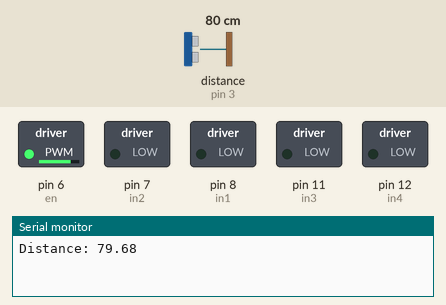
This sketch was run on a simulated Arduino Uno, built with avr-gcc and run on an emulated ATmega328P. Parts: switched loads named in the sketch (green lamp = pin HIGH), the last lines printed to the serial monitor. Wiring (inferred from the names in the program): ultrasonic range finder: trigger pin 2; echo pin 3. The test bench sets the inputs (shaded band); at power-on: distance to the obstacle (sensor on pin 3) 80 cm. The echo pulse lasts 58.3 µs per cm; pins used as bus, display or sensor lines are not drawn. At 1.5 s the program stops and its outputs stay as they are.

Above: at 0.05 s.
At 1.2 s:
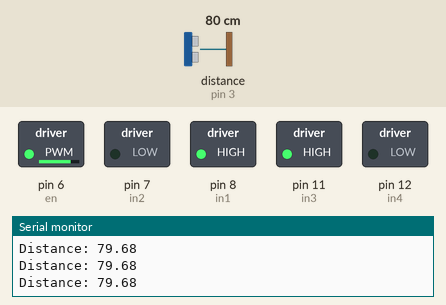
1.3 s: distance to the obstacle (sensor on pin 3) set to 2 cm
At 2.2 s:
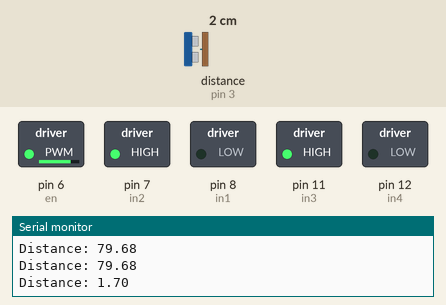
Timing chart, 0 to 3.0 s (numbered marks = the images above; inputs shaded):
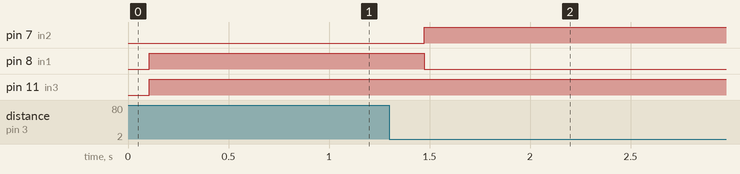

The sketch:

robot_control.ino
```cpp
// Title: Obstacle Avoidance with Ultrasonic Sensor and Motor Control

// Description:
// This code controls a motor using an ultrasonic sensor to detect obstacles.
// When an obstacle is detected within a specified distance, the motor will reverse direction to avoid the obstacle.
// Components used: Ultrasonic sensor (HC-SR04), L298N motor driver, DC motors.

// Pin assignments for ultrasonic sensor and motor driver
const int trigPin = 2;  // Trigger pin for ultrasonic sensor
const int echoPin = 3;  // Echo pin for ultrasonic sensor
int en = 6;             // Enable pin for motor speed control (PWM)
int in1 = 8;            // Input 1 for motor 1
int in2 = 7;            // Input 2 for motor 1
int in3 = 11;           // Input 1 for motor 2
int in4 = 12;           // Input 2 for motor 2

float duration, distance;  // Variables for sensor data

void setup() {
  // Pin modes for the ultrasonic sensor
  pinMode(trigPin, OUTPUT);
  pinMode(echoPin, INPUT);

  // Initialize serial communication at 9600 baud rate
  Serial.begin(9600);

  // Pin modes and initial state for motor control
  pinMode(en, OUTPUT);   // PWM pin for speed control
  pinMode(in1, OUTPUT);  // Motor 1 control pins
  pinMode(in2, OUTPUT);
  digitalWrite(in1, LOW);  // Initially stop motor 1
  digitalWrite(in2, LOW);

  pinMode(in3, OUTPUT);  // Motor 2 control pins
  pinMode(in4, OUTPUT);
  analogWrite(en, 200);  // Set motor speed (PWM value)
  digitalWrite(in3, LOW);  // Initially stop motor 2
  digitalWrite(in4, LOW);
}

void loop() {
  // Trigger ultrasonic sensor to send pulse
  digitalWrite(trigPin, LOW);
  delayMicroseconds(2);
  digitalWrite(trigPin, HIGH);
  delayMicroseconds(10);
  digitalWrite(trigPin, LOW);

  // Measure the duration of the pulse and calculate distance
  duration = pulseIn(echoPin, HIGH);
  distance = (duration * 0.0343) / 2;  // Speed of sound is 343 m/s

  // Print the distance to the serial monitor
  Serial.print("Distance: ");
  Serial.println(distance);
  delay(100);  // Short delay for stability

  // Move forward: Set motor direction
  digitalWrite(in3, HIGH);
  digitalWrite(in4, LOW);
  digitalWrite(in1, HIGH);
  digitalWrite(in2, LOW);

  // If an obstacle is detected within 6 cm, reverse motor direction
  if (distance <= 6) {
    while (1) {  // Infinite loop to stop further movement
      digitalWrite(in1, LOW);
      digitalWrite(in2, HIGH);  // Reverse motor 1 direction
    }
  }
}
```

Measured:
- after the input at 1.3 s, pin 7 (in2): LOW → HIGH after 0.18 s; pin 8 (in1): HIGH → LOW after 0.18 s
